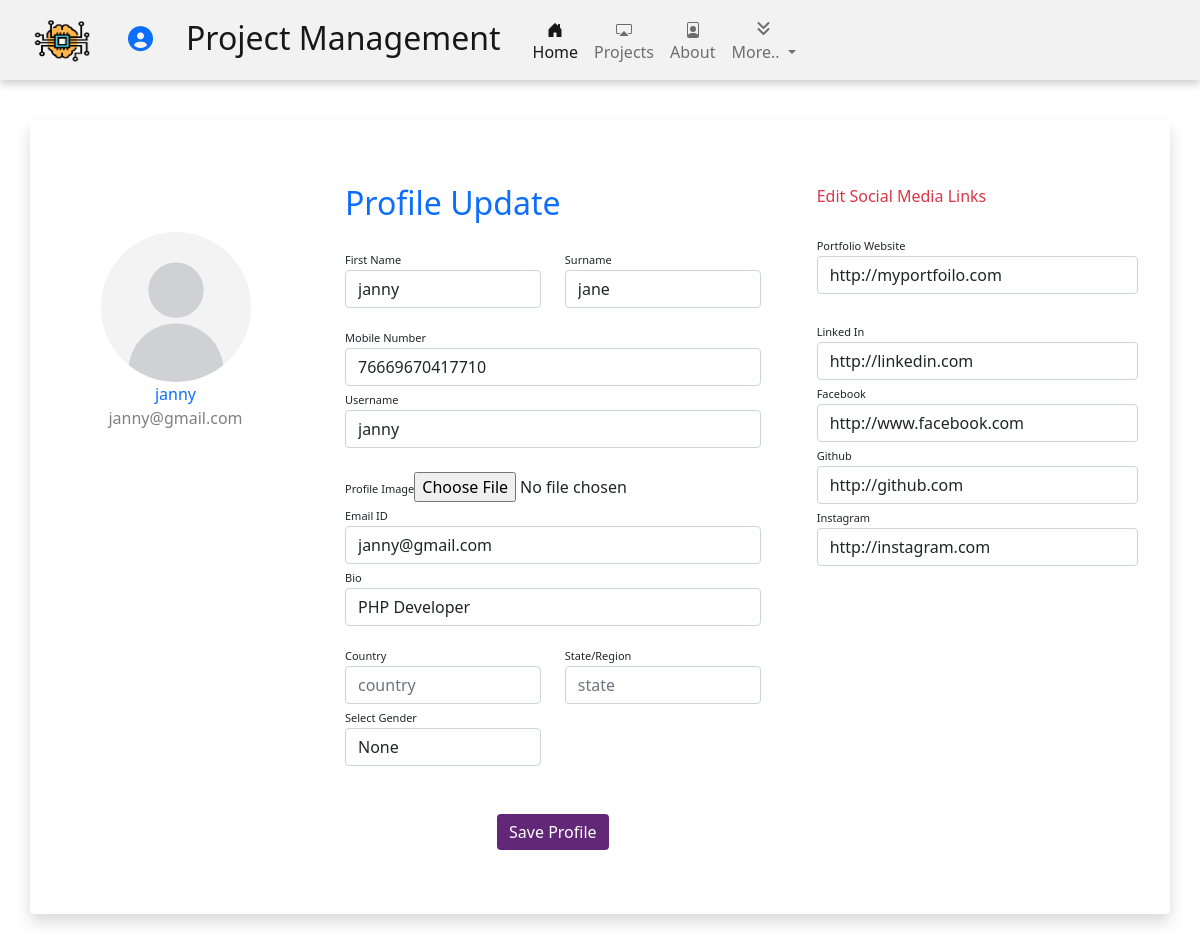
Page /profile-edit/3/ (signed in) on the committed database.
### users/models.py (models this page shows)
class CreateAccount(AbstractUser):
    profile_img = models.ImageField(
        upload_to="profile/", null=True, blank=True)
    mobile = models.IntegerField(null=True, blank=True)
    gender = models.CharField(
        max_length=1, choices=GENDER, null=True, blank=True)
    bio = models.TextField(blank=True, null=True, default="student")
    country = models.CharField(
        blank=True, null=True, default="India", max_length=25)
    github = models.URLField(max_length=200, blank=True, default="github.com")
    fb = models.URLField(max_length=200, blank=True,
                         default="www.facebook.com")
    insta = models.URLField(max_length=200, blank=True,
                            default="instagram.com")
    linkedin = models.URLField(
        max_length=200, blank=True,   default="linkedin.com")
    website = models.URLField(
        max_length=200, blank=True, default="myportfoilo.com")

### users/views.py (the view, shortened to what this page needs)
# urls.py: path("profile-edit/<int:id>/", profileedit, name="profileedit"),
@login_required(login_url="/login/")
def profileedit(request, id):
    context = {}
    u = User.objects.get(id=id)
    context['form'] = UpdateProfileForm
    context['formvalues'] = u
    return render(request, "users/Editprofile.html", context)

### template/users/Editprofile.html (shortened to what this page needs)
{%extends 'users/Base.html'%}
{% load static %}
{%block css%}
<link rel="stylesheet" type="text/css" href={% static "css/profileedit.css" %}>
{%endblock%}
{% block body %}
{% include "app/include/navbar.html" %}
<div class="container rounded bg-white box-top mb-5 shadow p-3  bg-white rounded">
        <div class="row">
                <div class="col-md-3 border-right">
                        <div class="d-flex flex-column align-items-center text-center p-3 py-5">
                                {% if formvalues.user.profile_img %}
                                <img class="rounded-circle mt-5" width="150px"
                                        src="{{formvalues.user.profile_img.url}}">
                                {%else%}
                                <img class="rounded-circle mt-5" width="150px"
                                        src="{%static 'projectimages/avatar.png' %}" alt="">
                                {% endif %}
                                <span class="font-weight-bold text-primary">{{formvalues.username}}</span><span
                                        class="text-black-50 text-success">{{formvalues.email}}</span>
                        </div>
                </div>
                <div class="col-md-5 border-right">
                        <div class="p-3 py-5">
                                <div class="d-flex justify-content-between align-items-center mb-3">
                                        <h2 class="text-right text-primary">Profile Update</h2>
                                </div>
                                <form method="POST" enctype="multipart/form-data">{% csrf_token %}
                                        <div class="row mt-2">
                                                <div class="col-md-6"><label class="labels">First Name</label><input
                                                                type="text" class="form-control"
                                                                placeholder="first name" name="first_name"
                                                                value="{{formvalues.first_name}}"></div>
                                                <div class="col-md-6"><label class="labels">Surname</label><input
                                                                type="text" class="form-control"
                                                                value="{{formvalues.last_name}}" name="last_name"
                                                                placeholder="surname"></div>
                                        </div>
                                        <div class="row mt-3">
                                                <div class="col-md-12"><label class="labels">Mobile Number</label><input
                                                                type="text" class="form-control"
                                                                placeholder="enter phone number" name="mobile"
                                                                value="{{formvalues.mobile}}"></div>
                                                <div class="col-md-12"><label class="labels">Username</label><input
                                                                type="text" class="form-control"
                                                                placeholder="Enter username" name="username"
                                                                value="{{formvalues.username}}">
                                                </div>
                                                <div class="col-md-12"><label class="labels">Profile Image</label><input
                                                                type="file" class="form-control-file mt-4"
                                                                placeholder="enter address line 2"
                                                                value={{formvalues.user.profile_img.url}}
                                                                name="profile_img">
                                                </div>
                                                <div class="col-md-12"><label class="labels">Email ID</label><input
                                                                type="text" class="form-control"
                                                                placeholder="Enter Email id" name="email"
                                                                value="{{formvalues.email}}"></div>
                                                <div class="col-md-12"><label class="labels">Bio</label><input
                                                                type="text" class="form-control" placeholder="Bio"
                                                                name="bio" value="{{formvalues.bio}}"></div>
                                        </div>
                                        <div class="row mt-3">
                                                <div class="col-md-6"><label class="labels">Country</label><input
                                                                type="text" class="form-control" placeholder="country"
                                                                value=""></div>
                                                <div class="col-md-6"><label class="labels">State/Region</label><input
                                                                type="text" class="form-control" value=""
                                                                placeholder="state"></div>
                                                <div class="col-md-6 ">
                                                        <label class="labels">Select Gender</label>
                                                        <select name="gender" class="form-control">
                                                                <option value="N">None</option>
                                                        </select>
                                                </div>
                                        </div>
                                        <div class="mt-5 text-center"><button class="btn btn-primary profile-button"
                                                        type="submit">Save
                                                        Profile</button></div>
                        </div>
                </div>
                <div class="col-md-4">
                        <div class="p-3 py-5">
                                <div class="d-flex justify-content-between align-items-center experience text-danger">
                                        <span>Edit
                                                Social Media Links</span>
                                </div><br>
                                <div class="col-md-12"><label class="labels">Portfolio Website</label><input type="url"
                                                class="form-control" placeholder="https://userportfoilo.com"
                                                name="website" value="{{formvalues.website}}"></div> <br>
                                <div class="col-md-12"><label class="labels">Linked In</label><input type="url"
                                                class="form-control" placeholder="Enter Your Linked In url"
                                                name="linkedin" value="{{formvalues.linkedin}}"></div>
                                <div class="col-md-12"><label class="labels">Facebook</label><input type="url"
                                                class="form-control" placeholder="Enter Your Facebook url" name="fb"
                                                value="{{formvalues.fb}}"></div>
                                <div class="col-md-12"><label class="labels">Github</label><input type="url"
                                                class="form-control" placeholder="Enter Your Github url" name="github"
                                                value="{{formvalues.github}}"></div>
                                <div class="col-md-12"><label class="labels">Instagram</label><input type="url"
                                                class="form-control" placeholder="Enter Your Instagram url" name="insta"
                                                value="{{formvalues.insta}}"></div>
                        </div>
                </div>
        </div>
</div>
{%endblock%}

### static/css/profileedit.css (style rules this page uses)
.box-top { margin-top: 120px; }
.profile-button { background: rgb(99, 39, 120); box-shadow: none; border: none }
.labels { font-size: 11px }

### rows in the picture
CreateAccount: username "janny", email "janny@gmail.com", first_name "janny", last_name "jane", mobile "76669670417710", bio "PHP Developer", website "http://myportfoilo.com", linkedin "http://linkedin.com", fb "http://www.facebook.com", github "http://github.com", insta "http://instagram.com"
